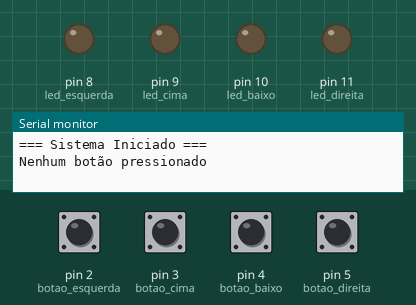
Simulated run of this program. Board: Arduino Mega 2560, built with avr-gcc and run on an emulated ATmega2560. Parts: output pins drawn as LEDs (lit = HIGH), the last lines printed to the serial monitor. The inputs (shaded band) are chosen by the test bench; at power-on: pin 2 (botao_esquerda), pin 3 (botao_cima), pin 4 (botao_baixo), pin 5 (botao_direita) HIGH.

Above: at 2.8 s.
2.9 s: pin 2 (botao_esquerda) pulled LOW for 1.2 s
At 4.1 s:
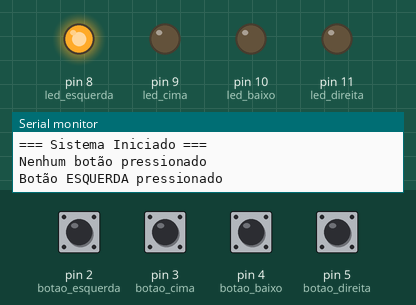
6.5 s: pin 3 (botao_cima) pulled LOW for 1.2 s
At 7.8 s:
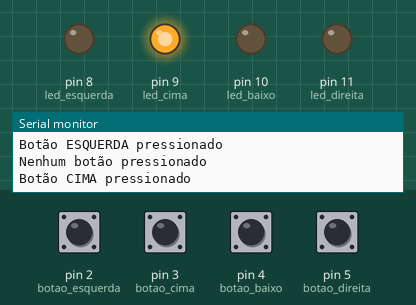
9.5 s: pin 4 (botao_baixo) pulled LOW for 1.2 s
At 10.6 s:
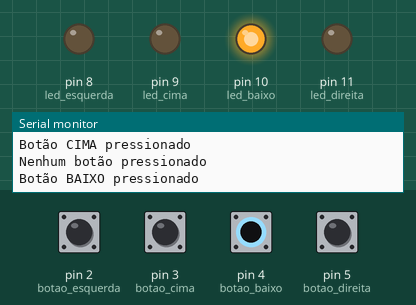
12.5 s: pin 5 (botao_direita) pulled LOW for 1.2 s
At 13.8 s:
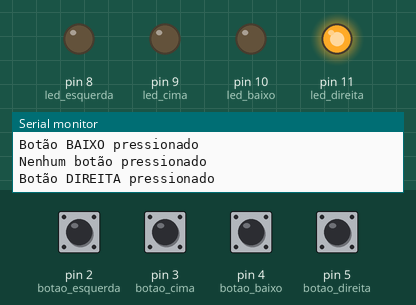
15.5 s: pin 2 (botao_esquerda) driven LOW and pin 3 (botao_cima) driven LOW
At 16.4 s:
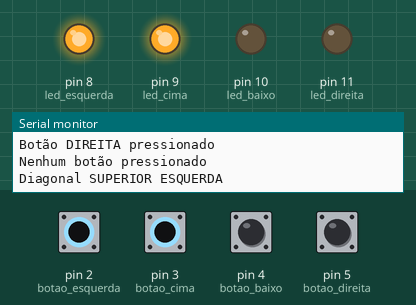
17.5 s: pin 2 (botao_esquerda) driven HIGH
At 19.2 s:
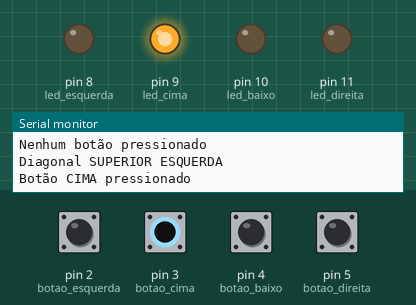
Timing chart, 0 to 20.5 s (numbered marks = the images above; inputs shaded):
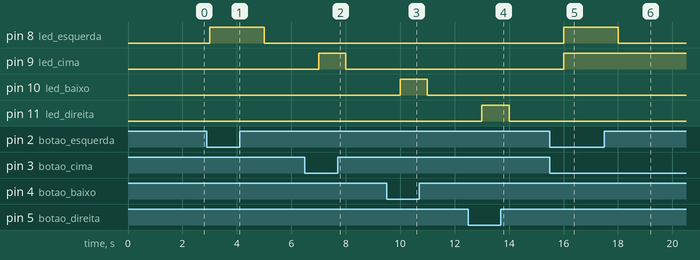

The program:

main.cpp
```cpp
#include <Arduino.h>

/*ANOTAÇÕES
quatro botões, cima baixo esquerda direita
ao carregar em dois deles mencionar as diagonais
carregar em terceiro botão dá default
*/

int BAUD_RATE = 9600;

//pinos dos botões
int botao_esquerda = 2;
int botao_cima = 3;
int botao_baixo = 4;
int botao_direita = 5;

//pinos dos LEDs
int led_esquerda = 8;
int led_cima = 9;
int led_baixo = 10;
int led_direita = 11;

//estados dos botões
int estado_esquerda = 0;
int estado_cima = 0;
int estado_baixo = 0;
int estado_direita = 0;

//ultima opção (para não repetir mensagens no serial)
int ultima_opcao = -1;

//função de controlo dos LEDs
void controlaLeds(int esquerda, int cima, int baixo, int direita) {
  digitalWrite(led_esquerda, esquerda);
  digitalWrite(led_cima, cima);
  digitalWrite(led_baixo, baixo);
  digitalWrite(led_direita, direita);
}

void setup() {
  Serial.begin(BAUD_RATE);

  //configurar LEDs
  pinMode(led_esquerda, OUTPUT);
  pinMode(led_cima, OUTPUT);
  pinMode(led_baixo, OUTPUT);
  pinMode(led_direita, OUTPUT);

  //configurar botões
  pinMode(botao_esquerda, INPUT);
  pinMode(botao_cima, INPUT);
  pinMode(botao_baixo, INPUT);
  pinMode(botao_direita, INPUT);

  Serial.println("=== Sistema Iniciado ===");
}

void loop() {
  //ler estados dos botões
  estado_esquerda = !digitalRead(botao_esquerda);
  estado_cima = !digitalRead(botao_cima);
  estado_baixo = !digitalRead(botao_baixo);
  estado_direita = !digitalRead(botao_direita);

  int total_pressionados = estado_esquerda + estado_cima + estado_baixo + estado_direita;
  int opcao = 0;

  //determinar a opção com base nas combinações
  if (total_pressionados == 0) {
    opcao = 0; //nenhum
  }
  else if (total_pressionados >= 3) {
    opcao = 9; //3 ou mais botões
  }
  else if (estado_esquerda && estado_cima) {
    opcao = 5; //diagonal superior esquerda
  }
  else if (estado_cima && estado_direita) {
    opcao = 6; //diagonal superior direita
  }
  else if (estado_esquerda && estado_baixo) {
    opcao = 7; //diagonal inferior esquerda
  }
  else if (estado_baixo && estado_direita) {
    opcao = 8; //diagonal inferior direita
  }
  else if (estado_esquerda) {
    opcao = 1; //esquerda
  }
  else if (estado_cima) {
    opcao = 2; //cima
  }
  else if (estado_baixo) {
    opcao = 3; //baixo
  }
  else if (estado_direita) {
    opcao = 4; //direita
  }

  if (opcao != ultima_opcao) {
    ultima_opcao = opcao;

    switch (opcao) {
      case 0:
      controlaLeds(LOW, LOW, LOW, LOW);
      Serial.println("Nenhum botão pressionado");
      break;
      case 1:
        controlaLeds(HIGH, LOW, LOW, LOW);
        Serial.println("Botão ESQUERDA pressionado");
        break;
      case 2:
        controlaLeds(LOW, HIGH, LOW, LOW);
        Serial.println("Botão CIMA pressionado");
        break;
      case 3:
        controlaLeds(LOW, LOW, HIGH, LOW);
        Serial.println("Botão BAIXO pressionado");
        break;
      case 4:
        controlaLeds(LOW, LOW, LOW, HIGH);
        Serial.println("Botão DIREITA pressionado");
        break;
      case 5:
        controlaLeds(HIGH, HIGH, LOW, LOW);
        Serial.println("Diagonal SUPERIOR ESQUERDA");
        break;
      case 6:
        controlaLeds(LOW, HIGH, LOW, HIGH);
        Serial.println("Diagonal SUPERIOR DIREITA");
        break;
      case 7:
        controlaLeds(HIGH, LOW, HIGH, LOW);
        Serial.println("Diagonal INFERIOR ESQUERDA");
        break;
      case 8:
        controlaLeds(LOW, LOW, HIGH, HIGH);
        Serial.println("Diagonal INFERIOR DIREITA");
        break;
      case 9:
      default:
        controlaLeds(LOW, LOW, LOW, LOW);
        Serial.println("Erro: opção inválida");
        break;
    }
  }
  delay(1000);
}
```

Measured:
- after the input at 2.9 s, pin 8 (led_esquerda): LOW → HIGH after 0.10 s, → LOW 2.0 s later
- after the input at 6.5 s, pin 9 (led_cima): LOW → HIGH after 0.50 s, → LOW 1.0 s later
- after the input at 9.5 s, pin 10 (led_baixo): LOW → HIGH after 0.50 s, → LOW 1.0 s later
- after the input at 12.5 s, pin 11 (led_direita): LOW → HIGH after 0.50 s, → LOW 1.0 s later
- after the input at 15.5 s, pin 8 (led_esquerda), pin 9 (led_cima): LOW → HIGH after 0.50 s
- after the input at 17.5 s, pin 8 (led_esquerda): HIGH → LOW after 0.50 s
